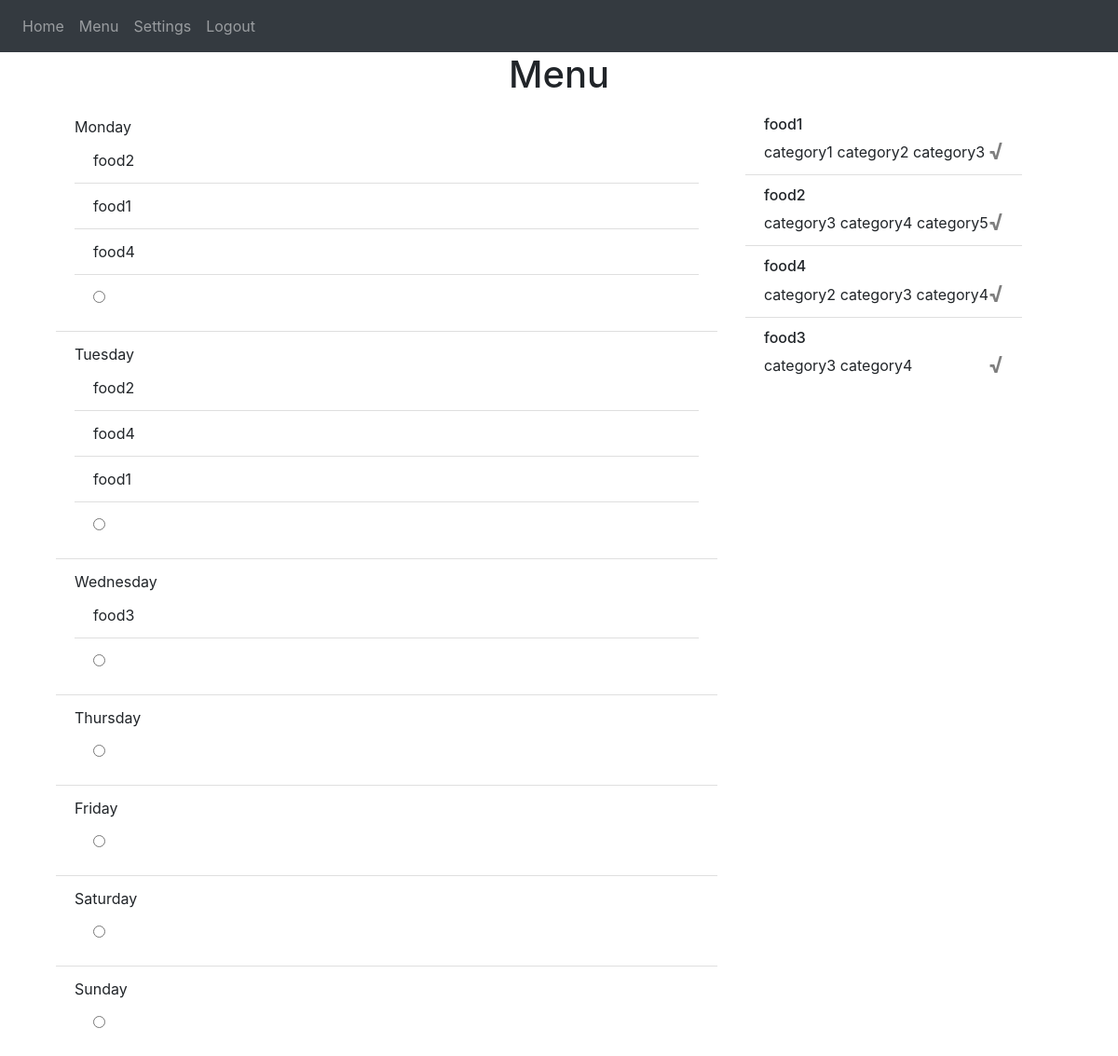
/menu (signed in), run on the app's committed database.
### src/models.py (models this page shows)
class Food(db.Model):
    __tablename__ = "foods"
    id = db.Column(db.Integer, primary_key = True)
    name = db.Column(db.String(100))
    data = db.Column(db.String(10000))
    date = db.Column(db.DateTime(timezone = True), default = func.now())
    lastServed = db.Column(db.Date, default = datetime.date(2021,12,10))
    value = db.Column(db.Float())
    user_id = db.Column(db.Integer,db.ForeignKey('users.id'))
    categories = db.relationship('Category', secondary = 'food_category',back_populates = 'foods')
    menus = db.relationship('Menu', secondary = 'food_menu',back_populates = 'foods')

class Category(db.Model):
    __tablename__ = "categories"
    id = db.Column(db.Integer, primary_key=True)
    name = db.Column(db.String(100))
    value = db.Column(db.Float())
    immediateValue = db.Column(db.Float())
    user_id = db.Column(db.Integer,db.ForeignKey('users.id'))
    foods = db.relationship('Food',secondary='food_category',back_populates='categories')

### src/views.py (the view)
@views.route('/menu',methods=['GET','POST'])
@login_required
def menu():
    foodlist = get_food_list(current_user, date(2021,12,28))
    menu = get_menu(current_user)
    print(foodlist)
    return render_template("menu.html", user = current_user, foodlist = foodlist, menu = menu)

### src/__init__.py (called while the page is built)
def create_app():
    app = Flask(__name__)
    app.config['SECRET_KEY'] = 'tajny klucik'
    app.config['SQLALCHEMY_DATABASE_URI'] = f'sqlite:///{DB_NAME}'
    db.init_app(app)
    from .views import views
    from .auth import auth
    app.register_blueprint(views, url_prefix='/')
    app.register_blueprint(auth, url_prefix='/')
    from .models import User, Food, Category, FoodCategory
    create_database(app)
    login_manager = LoginManager()
    login_manager.login_view = 'auth.login'
    login_manager.init_app(app)
    @login_manager.user_loader
    def load_user(id):
        return User.query.get(int(id))
    return app

### src/menuview.py (called while the page is built)
def get_menu(user, year: int = None, weekNumber: int = None) -> dict:
    if year == None and weekNumber == None:
        return select_week(user, dt.date.today().isocalendar().year, dt.date.today().isocalendar().week)
    return select_week(user, year, weekNumber)

### src/recommend.py (called while the page is built)
def get_food_list(user, date) -> dict:
    dataframe = get_correct_dataframe(user, date)
    sortedListofID = dataframe.sort_values('value',axis = 0, ascending = False).index.tolist()
    return build_dict(sortedListofID)

def build_dict(idList: list) -> dict:
    return dict([ make_dict_keyval(k) for k in idList])

def make_dict_keyval(key: int):
    food = Food.query.get(key)
    value = { "name" : food.name,
              "categories" : [(x.id,x.name) for x in food.categories] }
    return (key,value)

def get_correct_dataframe(user, date) -> pd.DataFrame:
    foods = pd.read_sql(f"select * from foods where user_id = {user.id}",db.engine).drop(['date','user_id'],axis='columns')['id']
    categories = pd.read_sql(f"select * from categories where user_id = {user.id}",db.engine)['id']
    foods = pd.DataFrame(foods)
    matrix = foods.join(pd.DataFrame(
        [[0. for x in categories.tolist()]],
        index = foods.index,
        columns = categories.tolist()
    ))
    matrix['date_value'] = 0
    computedMatrix = compute_value(create_matrix(user,matrix,date), create_scalar(categories))
    return computedMatrix

def create_matrix(user, emptyDF: pd.DataFrame, date) -> pd.DataFrame:
    builtDF = emptyDF.set_index('id')
    for food in user.foods:
        builtDF.at[food.id, "date_value"] = (date - food.lastServed).days
        for category in food.categories:
            builtDF.at[food.id, category.id ] = 1
    return  builtDF

### src/templates/menu.html (shortened to what this page needs)
{% extends "base.html" %}
{% block content %}
<h1 align="center">Menu</h1>
<div class="container">
    <div class="row">
        <div class="col-8">
            <ul class="list-group list-group-flush" id="menu">
            {% for day in menu %}
            <li class="list-group-item">
                {{day}}
                <ul class="list-group list-group-flush">
                {% for item in menu[day]['foods'] %}
                    <li class="list-group-item">
                        {{item}}
                    </li>
                {% endfor %}
                <li class="list-group-item">
                    <input type="radio" name="weekday" value="{{menu[day]['date']}}">
                </li>
                </ul>
            </li>
            {% endfor %}
            </ul>
        </div>
        <div class="col-4">
            <div style="position: fixed;">
            <ul class="list-group list-group-flush" id="foods">
                {% for food in foodlist %}
                <li class="list-group-item">
                    <h6>{{foodlist[food]['name']}}</h6>
                    <div>
                        {% for category in foodlist[food]['categories']%}
                            {{category[1]}}
                        {% endfor %}
                        <button type="button" class="close" onClick="addToMenu({{ food }})">
                            <span aria-hidden="true">&radic;</span>
                        </button>
                    </div>
                </li>
                {% endfor %}
            </ul>
            </div>
        </div>
    </div>
</div>
{% endblock %}

### data on the page
Food: name "food2", name "food2"
Food: name "food1", name "food1"
Food: name "food4", name "food4"
Food: name "food3", name "food3"
Category: name "category1"
Category: name "category2"
Category: name "category3"
Category: name "category4"
Category: name "category5"

### other printed values
{{ day }} "Monday" "Tuesday" "Wednesday" "Thursday" "Friday" "Saturday" "Sunday"
